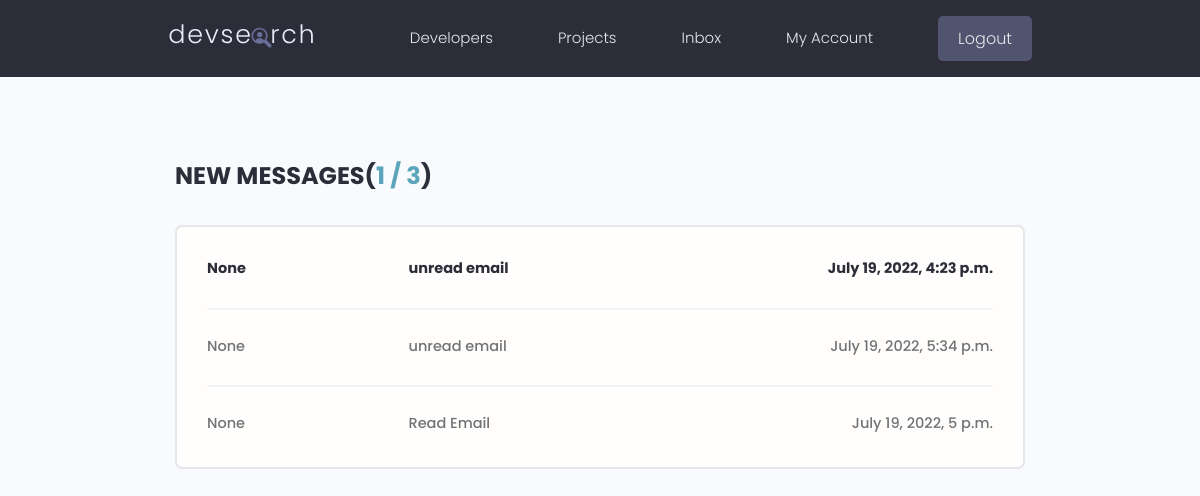
/inbox/ (signed in), run on an earlier commit of the app's database.
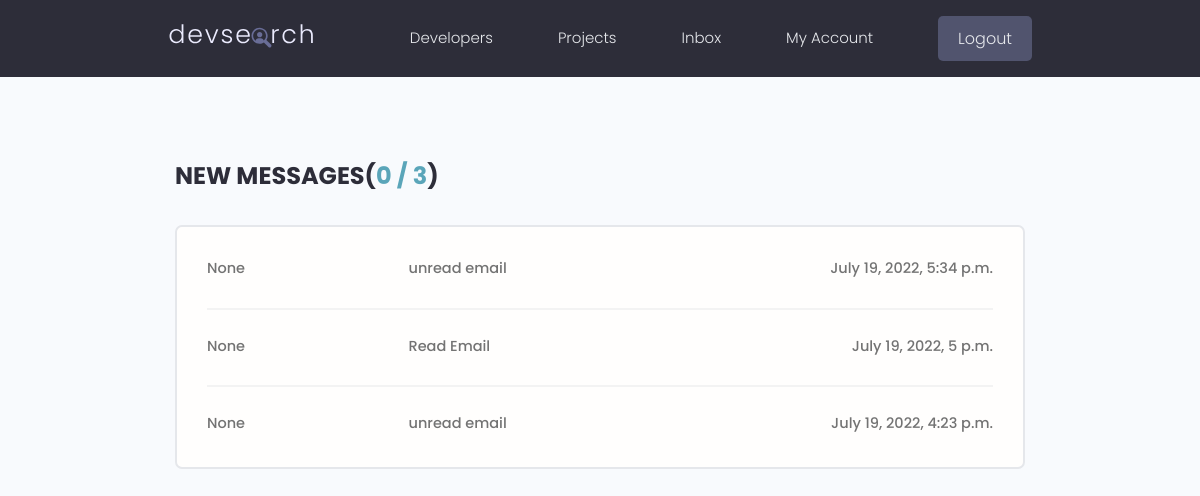
And on a later commit of the database.
### users/models.py (models this page shows, shortened)
class Message(models.Model):
  recipient = models.ForeignKey(Profile, on_delete=models.SET_NULL, null=True, related_name="messages")
  sender = models.ForeignKey(Profile, on_delete=models.SET_NULL, null=True)
  name = models.CharField(max_length=200, null=True, blank=True)
  email = models.EmailField(max_length=200, null=True, blank=True)
  subject = models.CharField(max_length=140, null=True, blank=True)
  body = models.TextField()
  is_read = models.BooleanField(default=False, null=True)
  created = models.DateTimeField(auto_now_add=True)
  id = models.UUIDField(default=uuid.uuid4, unique=True, primary_key=True, editable=False)
  class Meta:
    ordering = ['is_read', '-created', 'sender']

### users/views.py (the view)
# urls.py: path('inbox/', views.inbox, name='inbox'),
@login_required(login_url="login")
def inbox(request):
  profile = request.user.profile
  profileMessages = profile.messages.all()
  unreadCount = len(list(filter(lambda a: not a.is_read, profileMessages)))
  context = {
    'profile': profile,
    'profileMessages': profileMessages,
    'unreadCount': unreadCount
  }
  return render(request, 'users/inbox.html', context)

### users/templates/users/inbox.html
{% extends 'main.html' %}
{% block content %}
<main class="inbox my-xl">
  <div class="content-box">
    <h3 class="inbox__title">
      New Messages(<span>{{ unreadCount }} / {{ profileMessages.count }}</span>)
    </h3>
    <ul class="messages">
      {% for message in profileMessages %}
      {% if not message.is_read %}
      <li class="message message--unread">
        <a href="{% url 'show-message' message.id %}">
          <span class="message__author">{{ message.sender }}</span>
          <span class="message__subject">{{ message.subject }}</span>
          <span class="message__date">{{ message.created }}</span>
        </a>
      </li>
      {% else %}
      <li class="message message--read">
        <a href="{% url 'show-message' message.id %}">
          <span class="message__author">{{ message.sender }}</span>
          <span class="message__subject">{{ message.subject }}</span>
          <span class="message__date">{{ message.created }}</span>
        </a>
      </li>
      {% endif %}
      {% endfor %}
    </ul>
  </div>
</main>
{% endblock content %}

What changed in the data, as far as the page shows it:
changed Message "July 19, 2022, 4:23 p.m.": is_read False → True (drawn); moves down the list
Also different on the page:
{{ unreadCount }}: "1" → "0"
